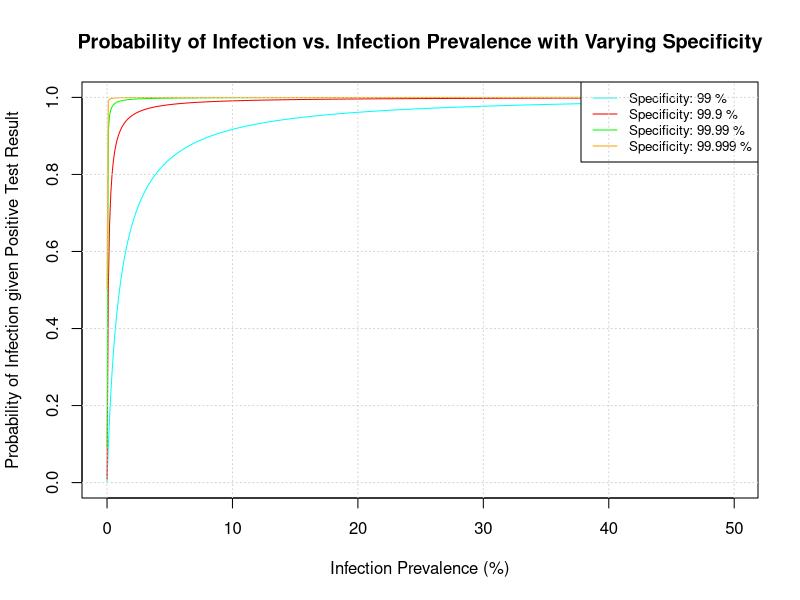

Generate this figure with R:
## ---- chunk 1
deasisePrevalence <- 0.05 #5% of the population is in fact infected
specificity <- 0.995 #person is free of the disease, then the probability that the diagnostic test comes back negative

sensitivity <- 0.995 # person has the disease, then the probability that the diagnostic blood test comes back positive

healthyPrevalence <- 0.95 #1-DeasisePrevalence
posTestifHelathy <- 0.005 #1-Specificity
## ---- chunk 2
nominator <- sensitivity*deasisePrevalence
denominator <- (sensitivity*deasisePrevalence) + posTestifHelathy*healthyPrevalence

ProbFredInfected <- nominator/denominator
ProbFredInfected #0.912844
## ---- chunk 3
# Define sensitivity and specificities
sensitivity <- 0.995
specificities <- c(0.99, 0.999, 0.9999, 0.99999)

# Define infection prevalence values
infection_prevalence <- seq(0.001, 50, by = 0.1) / 100  # Convert to percentage

# Function to calculate probability of infection given prevalence and specificity
calculate_probability_of_infection <- function(prevalence, specificity) {
  healthy_prevalence <- 1 - prevalence
  pos_test_if_healthy <- 1 - specificity
  nominator <- sensitivity * prevalence
  denominator <- (sensitivity * prevalence) + (pos_test_if_healthy * healthy_prevalence)
  return(nominator / denominator)
}

# Calculate probability of infection for each combination of prevalence and specificity
results <- lapply(specificities, function(specificity) {
  sapply(infection_prevalence, function(prevalence) {
    calculate_probability_of_infection(prevalence, specificity)
  })
})

## ---- chunk 4
plot(infection_prevalence * 100, results[[1]], type = "l", col = "white", 
     ylim = c(0, 1), xlab = "Infection Prevalence (%)", 
     ylab = "Probability of Infection given Positive Test Result", 
     main = "Probability of Infection vs. Infection Prevalence with Varying Specificity")
colors <- c("cyan", "red", "green", "orange")  # Define colors for specificities
for (i in 1:length(specificities)) {
  lines(infection_prevalence * 100, results[[i]], col = colors[i])
}
legend("topright", legend = paste("Specificity:", specificities * 100, "%"), col = colors, lty = 1, cex = 0.8)
grid()
## ---- chunk 5
deasisePrevalence <- 0.05#5% of the population is in fact infected
specificity <- 0.99 #person is free of the disease, then the probability that the diagnostic test comes back negative

sensitivity <- 0.99 # person has the disease, then the probability that the diagnostic blood test comes back positive

healthyPrevalence <-1-deasisePrevalence
posTestifHelathy <- 1- specificity

nominator <- sensitivity*deasisePrevalence
denominator <- (sensitivity*deasisePrevalence) + posTestifHelathy*healthyPrevalence

ProbFredInfected <- nominator/denominator
ProbFredInfected #0.912844
